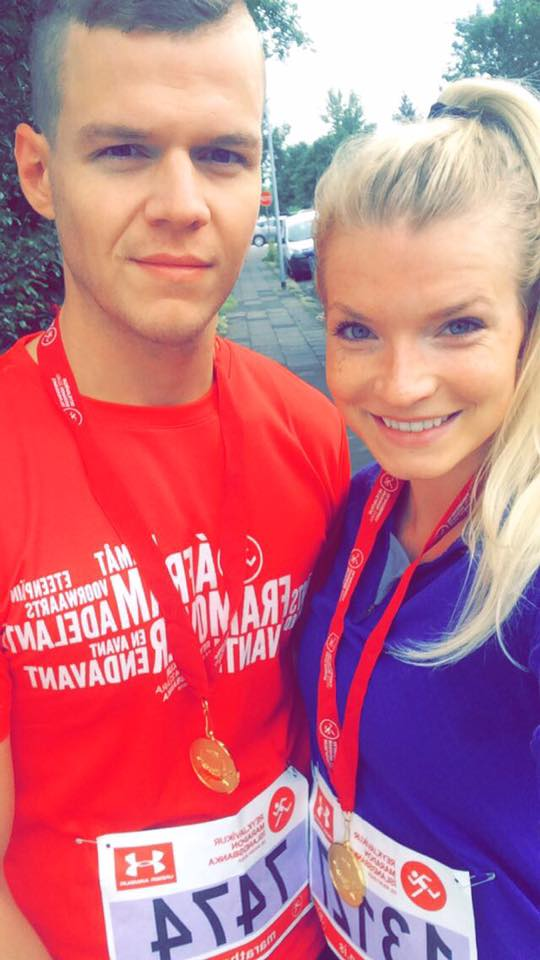
//> input picture image.jpg, 540 x 960 px
$ ./main   (built with g++ and OpenCV 4)
//> lines starting //> are read from the running program, lines starting //| are printed output that depends on the picture; after the words box and inside, x2 and y2 are one past the last pixel; in counts of white or black regions, pixels touching at a corner belong together
#include "opencv2/objdetect.hpp"
#include "opencv2/highgui.hpp"
#include "opencv2/imgproc.hpp"

#include <iostream>
#include <cstdio>
#include <vector>
#include <algorithm>

using namespace std;
using namespace cv;

// Functions for facial feature detection
static void help();
static void detectFaces(Mat&, vector<Rect_<int> >&, string);
static void detectEyes(Mat&, vector<Rect_<int> >&, string);
static void detectNose(Mat&, vector<Rect_<int> >&, string);
static void detectMouth(Mat&, vector<Rect_<int> >&, string);
static void detectFacialFeaures(Mat&, const vector<Rect_<int> >, string, string, string);

string input_image_path;
string face_cascade_path, eye_cascade_path, nose_cascade_path, mouth_cascade_path;

int main(int argc, char** argv)
{
    printf("argc %d\n", argc);
    if (argc < 2) {
        //printf("%s usage:\n", argv[0]);
        //help();
    }
    cv::CommandLineParser parser(argc, argv,
            "{eyes||}{nose||}{mouth||}{help h||}");
    if (parser.has("help"))
    {
        help();
        return 0;
    }

    input_image_path = "image.jpg"; // parser.get<string>(0);
    face_cascade_path = "haarcascade_frontalface_default.xml";//parser.get<string>(1);
    eye_cascade_path = "haarcascade_eye.xml";// parser.has("eyes") ? parser.get<string>("eyes") : "";
    nose_cascade_path = parser.has("nose") ? parser.get<string>("nose") : "";
    mouth_cascade_path = parser.has("mouth") ? parser.get<string>("mouth") : "";
    if (input_image_path.empty() || face_cascade_path.empty())
    {
        cout << "IMAGE or FACE_CASCADE are not specified";
        return 1;
    }
    // Load image and cascade classifier files
    Mat image;
    image = imread(input_image_path);
//> image is the input picture: 960 rows x 540 cols, CV_8UC3; mean B, G, R 133.4, 116.8, 195.7

    // Detect faces and facial features
    vector<Rect_<int> > faces;
    detectFaces(image, faces, face_cascade_path);
//> in detectFaces, `face_cascade.detectMultiScale(img, faces, 1.15, 3, 0|CASCADE_SCALE_IMA..`: faces = 2 Rects (x, y, width, height): [294, 246, 228, 228], [32, 46, 288, 288]
    detectFacialFeaures(image, faces, eye_cascade_path, nose_cascade_path, mouth_cascade_path);

    imshow("Result", image);

    waitKey(0);
    return 0;
}

// [31 lines left out: function help, not called in this run]

static void detectFaces(Mat& img, vector<Rect_<int> >& faces, string cascade_path)
{
    CascadeClassifier face_cascade;
    face_cascade.load(cascade_path);

    face_cascade.detectMultiScale(img, faces, 1.15, 3, 0|CASCADE_SCALE_IMAGE, Size(30, 30));
    return;
}

static void detectFacialFeaures(Mat& img, const vector<Rect_<int> > faces, string eye_cascade,
        string nose_cascade, string mouth_cascade)
{
//> called with eye_cascade = "haarcascade_eye.xml", nose_cascade = "", mouth_cascade = ""
    for(unsigned int i = 0; i < faces.size(); ++i)
    {
        // Mark the bounding box enclosing the face
        Rect face = faces[i];
        rectangle(img, Point(face.x, face.y), Point(face.x+face.width, face.y+face.height),
                Scalar(255, 0, 0), 1, 4);

        // Eyes, nose and mouth will be detected inside the face (region of interest)
        Mat ROI = img(Rect(face.x, face.y, face.width, face.height));

        // Check if all features (eyes, nose and mouth) are being detected
        bool is_full_detection = false;
        if( (!eye_cascade.empty()) && (!nose_cascade.empty()) && (!mouth_cascade.empty()) )
            is_full_detection = true;

        // Detect eyes if classifier provided by the user
        if(!eye_cascade.empty())
        {
            vector<Rect_<int> > eyes;
            detectEyes(ROI, eyes, eye_cascade);

            // Mark points corresponding to the centre of the eyes
            for(unsigned int j = 0; j < eyes.size(); ++j)
            {
                Rect e = eyes[j];
                circle(ROI, Point(e.x+e.width/2, e.y+e.height/2), 3, Scalar(0, 255, 0), -1, 8);
                /* rectangle(ROI, Point(e.x, e.y), Point(e.x+e.width, e.y+e.height),
                    Scalar(0, 255, 0), 1, 4); */
            }
        }

        // Detect nose if classifier provided by the user
        double nose_center_height = 0.0;
        if(!nose_cascade.empty())
        {
            vector<Rect_<int> > nose;
            detectNose(ROI, nose, nose_cascade);

            // Mark points corresponding to the centre (tip) of the nose
            for(unsigned int j = 0; j < nose.size(); ++j)
            {
                Rect n = nose[j];
                circle(ROI, Point(n.x+n.width/2, n.y+n.height/2), 3, Scalar(0, 255, 0), -1, 8);
                nose_center_height = (n.y + n.height/2);
            }
        }

        // Detect mouth if classifier provided by the user
        double mouth_center_height = 0.0;
        if(!mouth_cascade.empty())
        {
            vector<Rect_<int> > mouth;
            detectMouth(ROI, mouth, mouth_cascade);

            for(unsigned int j = 0; j < mouth.size(); ++j)
            {
                Rect m = mouth[j];
                mouth_center_height = (m.y + m.height/2);

                // The mouth should lie below the nose
                if( (is_full_detection) && (mouth_center_height > nose_center_height) )
                {
                    rectangle(ROI, Point(m.x, m.y), Point(m.x+m.width, m.y+m.height), Scalar(0, 255, 0), 1, 4);
                }
                else if( (is_full_detection) && (mouth_center_height <= nose_center_height) )
                    continue;
                else
                    rectangle(ROI, Point(m.x, m.y), Point(m.x+m.width, m.y+m.height), Scalar(0, 255, 0), 1, 4);
            }
        }

    }
//> this loop made 2 passes
//> pass 1, in detectFacialFeaures, `Mat ROI = img(Rect(face.x, face.y, face.width, face.height));`:
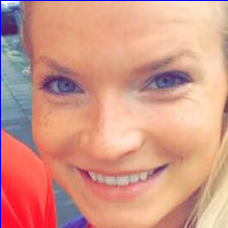
//> ROI: 228 rows x 228 cols, CV_8UC3; mean B, G, R 135.5, 152.4, 212.3
//> pass 2, in detectFacialFeaures, `Mat ROI = img(Rect(face.x, face.y, face.width, face.height));`:
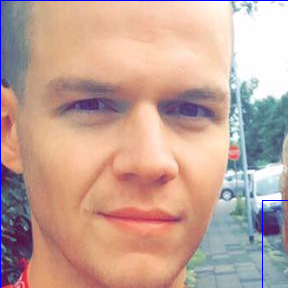
//> ROI: 288 rows x 288 cols, CV_8UC3; mean B, G, R 151.5, 163.7, 195.7
//> after the loop:
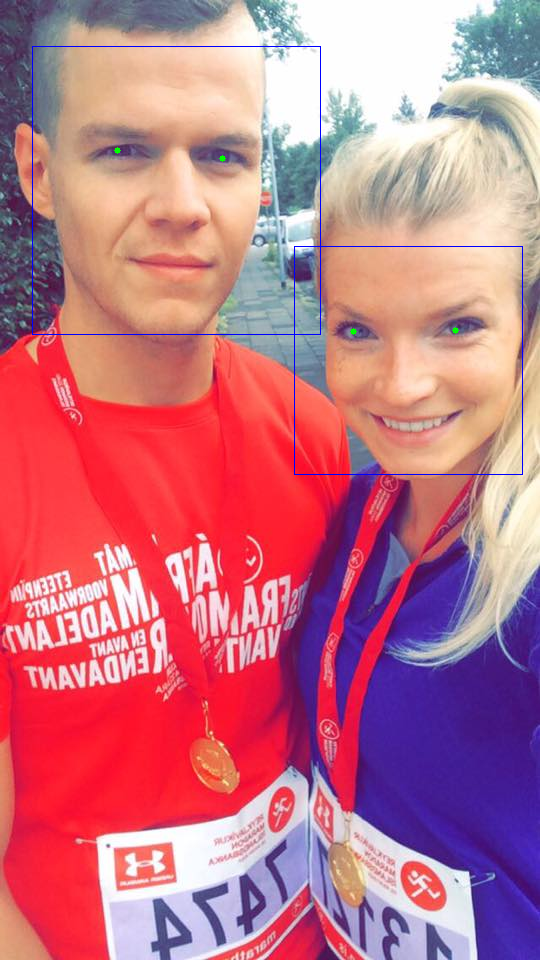
//> img: 960 rows x 540 cols, CV_8UC3; 0.42% of pixels changed, all inside (x1, y1, x2, y2) = (32, 46, 523, 475)

    return;
}

static void detectEyes(Mat& img, vector<Rect_<int> >& eyes, string cascade_path)
{
    CascadeClassifier eyes_cascade;
    eyes_cascade.load(cascade_path);

    eyes_cascade.detectMultiScale(img, eyes, 1.20, 5, 0|CASCADE_SCALE_IMAGE, Size(30, 30));
    return;
}

// [17 lines left out: functions detectNose, detectMouth, not called in this run]
